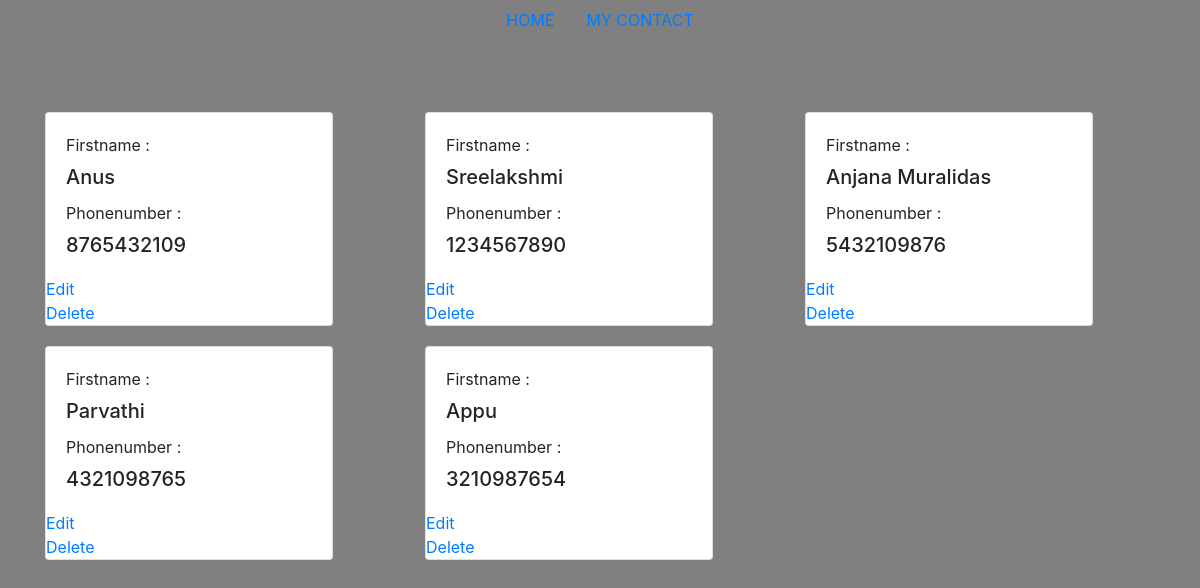
The page / on the database its author committed.
### app17/models.py (models this page shows)
class Contact(models.Model):
    Firstname=models.CharField(max_length=30)
    Phonenumber=models.IntegerField(unique=True)

### app17/views.py (the view)
# urls.py: path('',views.index,name='index'),
def index(request):
    Data=Contact.objects.all()
    return render(request,'index.html', {'Data': Data})

### app17/templates/index.html (shortened to what this page needs)
<!doctype html>
<html lang="en">
  <head>
    <link rel="stylesheet" href="https://cdn.jsdelivr.net/npm/bootstrap@4.6.2/dist/css/bootstrap.min.css">
  </head>
  <body>
    <ul class="nav justify-content-center">
        <li class="nav-item">
          <a class="nav-link active" href="{% url 'index' %}">HOME</a>
        </li>
        <li class="nav-item">
          <a class="nav-link" href="{% url 'contact' %}">MY CONTACT</a>
        </li>
      </ul><br><br><br>
      <div class="container">
        <div class="row">
            {% for i in Data %}
                    <div class="col-sm-4 card-space">
                        <div class="card" style="width: 18rem;">
                          <div class="card-body">
                          <label>Firstname :</label>  <h5 class="card-title">{{i.Firstname}}</h5>
                          <label>Phonenumber :</label><h5 class="card-text">{{i.Phonenumber}}</h5>
                          </div>
                          <a href="{% url 'edit' i.id %}">Edit</a>
                          <a href="{% url 'delete' i.id %}">Delete</a>
                        </div>
                    </div>
                {% endfor %}
                </div>
                </div>
  </body>
</html>

### app17/templates/index.html (style rules this page uses)
body { background-color: gray; }
.card-space { margin-bottom: 20px; }

### rows shown on the page
Contact: Firstname "Anus", Phonenumber "8765432109"
Contact: Firstname "Sreelakshmi", Phonenumber "1234567890"
Contact: Firstname "Anjana Muralidas", Phonenumber "5432109876"
Contact: Firstname "Parvathi", Phonenumber "4321098765"
Contact: Firstname "Appu", Phonenumber "3210987654"
